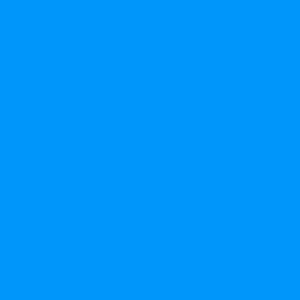
Frame 1 (no input)
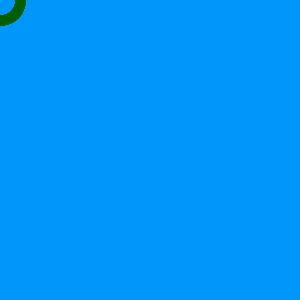
Frame 60 (the mouse pressed at the canvas centre just before this capture)
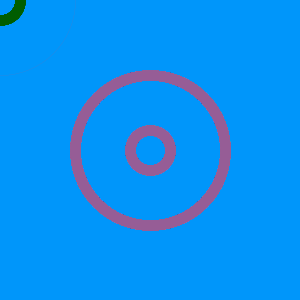
Frame 120 (the mouse held since frame 60 and released just before this capture)

The Processing sketch that drew these frames (run headless with seeded random() and noise(); from frame 60 on, the mouse is pressed at the canvas centre):

// Processing sketch: processing_11768
// ── processing_11768.pde


void setup (){
size(300,300);
background(0,150,250);
noStroke();
frameRate(5);
}
void draw() {


noFill();
ellipse(mouseX, mouseY,40,40);
stroke(mouseX,93 , mouseY);
float distance = dist(pmouseX, pmouseY, mouseX, mouseY);
float maxStroke = 30;
strokeWeight(maxStroke - constrain(distance, 20, maxStroke));
ellipse(pmouseX, pmouseY, mouseX, mouseY);

 
}
